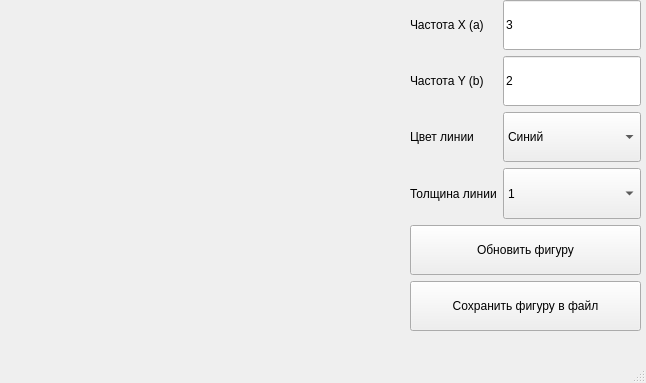
<?xml version="1.0" encoding="UTF-8"?>
<ui version="4.0">
 <class>MainWindow</class>
 <widget class="QMainWindow" name="MainWindow">
  <property name="geometry">
   <rect>
    <x>0</x>
    <y>0</y>
    <width>646</width>
    <height>383</height>
   </rect>
  </property>
  <property name="windowTitle">
   <string>MainWindow</string>
  </property>
  <widget class="QWidget" name="centralwidget">
   <widget class="QWidget" name="layoutWidget">
    <property name="geometry">
     <rect>
      <x>410</x>
      <y>0</y>
      <width>231</width>
      <height>331</height>
     </rect>
    </property>
    <layout class="QFormLayout" name="formLayout">
     <property name="sizeConstraint">
      <enum>QLayout::SetDefaultConstraint</enum>
     </property>
     <property name="fieldGrowthPolicy">
      <enum>QFormLayout::AllNonFixedFieldsGrow</enum>
     </property>
     <property name="formAlignment">
      <set>Qt::AlignRight|Qt::AlignTop|Qt::AlignTrailing</set>
     </property>
     <item row="0" column="0">
      <widget class="QLabel" name="label">
       <property name="sizePolicy">
        <sizepolicy hsizetype="Preferred" vsizetype="MinimumExpanding">
         <horstretch>0</horstretch>
         <verstretch>0</verstretch>
        </sizepolicy>
       </property>
       <property name="text">
        <string>Частота X (a)</string>
       </property>
      </widget>
     </item>
     <item row="0" column="1">
      <widget class="QLineEdit" name="freq_y_lineedit">
       <property name="sizePolicy">
        <sizepolicy hsizetype="Expanding" vsizetype="MinimumExpanding">
         <horstretch>0</horstretch>
         <verstretch>0</verstretch>
        </sizepolicy>
       </property>
       <property name="text">
        <string>3</string>
       </property>
      </widget>
     </item>
     <item row="1" column="0">
      <widget class="QLabel" name="label_2">
       <property name="sizePolicy">
        <sizepolicy hsizetype="Preferred" vsizetype="MinimumExpanding">
         <horstretch>0</horstretch>
         <verstretch>0</verstretch>
        </sizepolicy>
       </property>
       <property name="text">
        <string>Частота Y (b)</string>
       </property>
      </widget>
     </item>
     <item row="1" column="1">
      <widget class="QLineEdit" name="freq_x_lineedit">
       <property name="sizePolicy">
        <sizepolicy hsizetype="Expanding" vsizetype="MinimumExpanding">
         <horstretch>0</horstretch>
         <verstretch>0</verstretch>
        </sizepolicy>
       </property>
       <property name="text">
        <string>2</string>
       </property>
      </widget>
     </item>
     <item row="2" column="0">
      <widget class="QLabel" name="label_3">
       <property name="sizePolicy">
        <sizepolicy hsizetype="Preferred" vsizetype="MinimumExpanding">
         <horstretch>0</horstretch>
         <verstretch>0</verstretch>
        </sizepolicy>
       </property>
       <property name="text">
        <string>Цвет линии</string>
       </property>
      </widget>
     </item>
     <item row="2" column="1">
      <widget class="QComboBox" name="color_combobox">
       <property name="sizePolicy">
        <sizepolicy hsizetype="Preferred" vsizetype="Expanding">
         <horstretch>0</horstretch>
         <verstretch>0</verstretch>
        </sizepolicy>
       </property>
       <item>
        <property name="text">
         <string>Синий</string>
        </property>
       </item>
       <item>
        <property name="text">
         <string>Зелёный</string>
        </property>
       </item>
       <item>
        <property name="text">
         <string>Красный</string>
        </property>
       </item>
       <item>
        <property name="text">
         <string>Жёлтый</string>
        </property>
       </item>
      </widget>
     </item>
     <item row="3" column="0">
      <widget class="QLabel" name="label_4">
       <property name="sizePolicy">
        <sizepolicy hsizetype="Preferred" vsizetype="Expanding">
         <horstretch>0</horstretch>
         <verstretch>0</verstretch>
        </sizepolicy>
       </property>
       <property name="text">
        <string>Толщина линии</string>
       </property>
      </widget>
     </item>
     <item row="3" column="1">
      <widget class="QComboBox" name="width_combobox">
       <property name="sizePolicy">
        <sizepolicy hsizetype="Preferred" vsizetype="Expanding">
         <horstretch>0</horstretch>
         <verstretch>0</verstretch>
        </sizepolicy>
       </property>
       <item>
        <property name="text">
         <string>1</string>
        </property>
       </item>
       <item>
        <property name="text">
         <string>2</string>
        </property>
       </item>
       <item>
        <property name="text">
         <string>3</string>
        </property>
       </item>
       <item>
        <property name="text">
         <string>4</string>
        </property>
       </item>
      </widget>
     </item>
     <item row="4" column="0" colspan="2">
      <widget class="QPushButton" name="plot_button">
       <property name="sizePolicy">
        <sizepolicy hsizetype="Minimum" vsizetype="MinimumExpanding">
         <horstretch>0</horstretch>
         <verstretch>0</verstretch>
        </sizepolicy>
       </property>
       <property name="text">
        <string>Обновить фигуру</string>
       </property>
      </widget>
     </item>
     <item row="5" column="0" colspan="2">
      <widget class="QPushButton" name="save_button">
       <property name="sizePolicy">
        <sizepolicy hsizetype="Minimum" vsizetype="MinimumExpanding">
         <horstretch>0</horstretch>
         <verstretch>0</verstretch>
        </sizepolicy>
       </property>
       <property name="text">
        <string>Сохранить фигуру в файл</string>
       </property>
      </widget>
     </item>
    </layout>
   </widget>
  </widget>
  <widget class="QMenuBar" name="menubar">
   <property name="geometry">
    <rect>
     <x>0</x>
     <y>0</y>
     <width>646</width>
     <height>22</height>
    </rect>
   </property>
  </widget>
  <widget class="QStatusBar" name="statusbar"/>
 </widget>
 <resources/>
 <connections/>
</ui>
